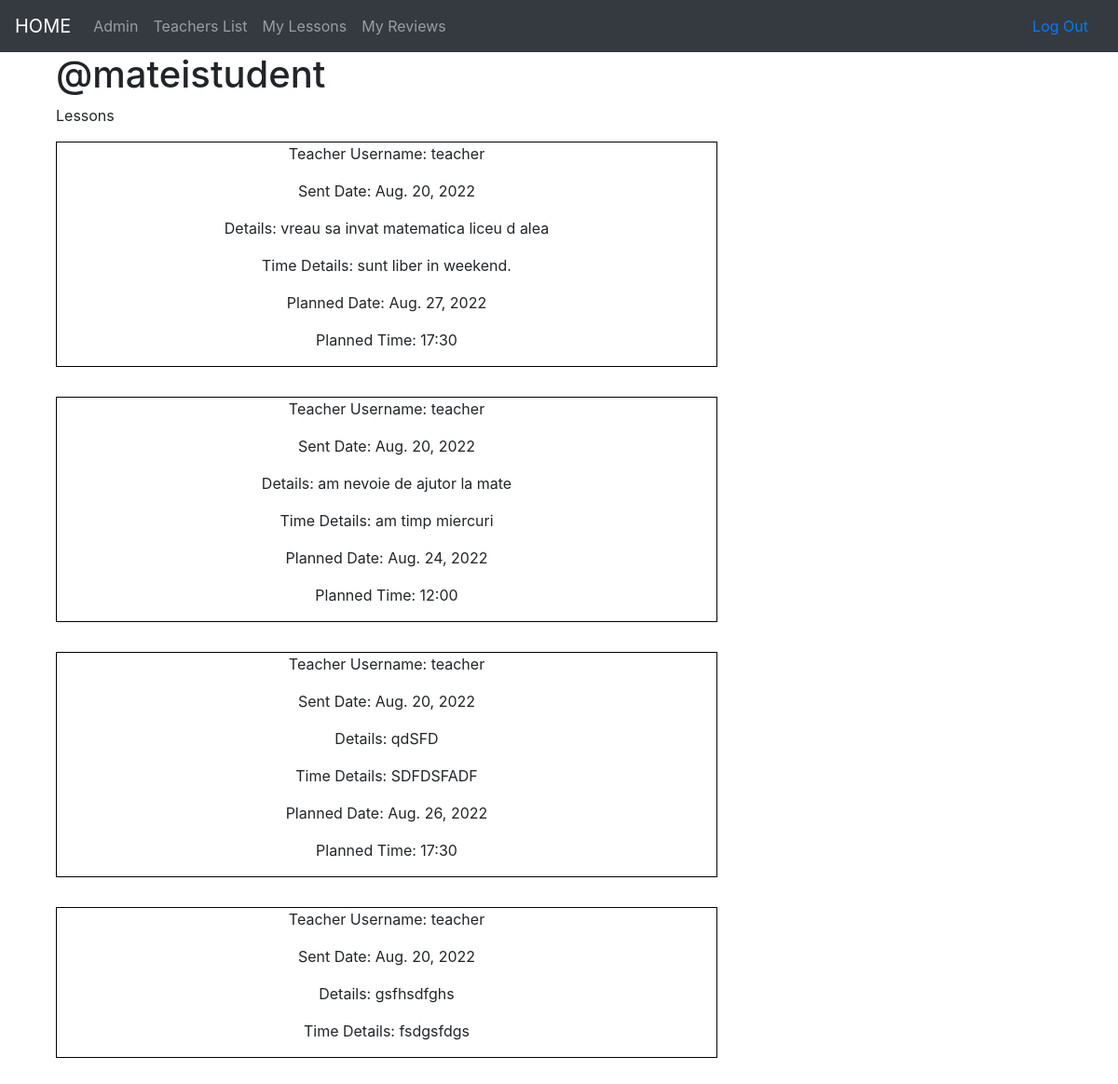
/lessons/s/8/ (signed in), run on an earlier commit of the app's database.
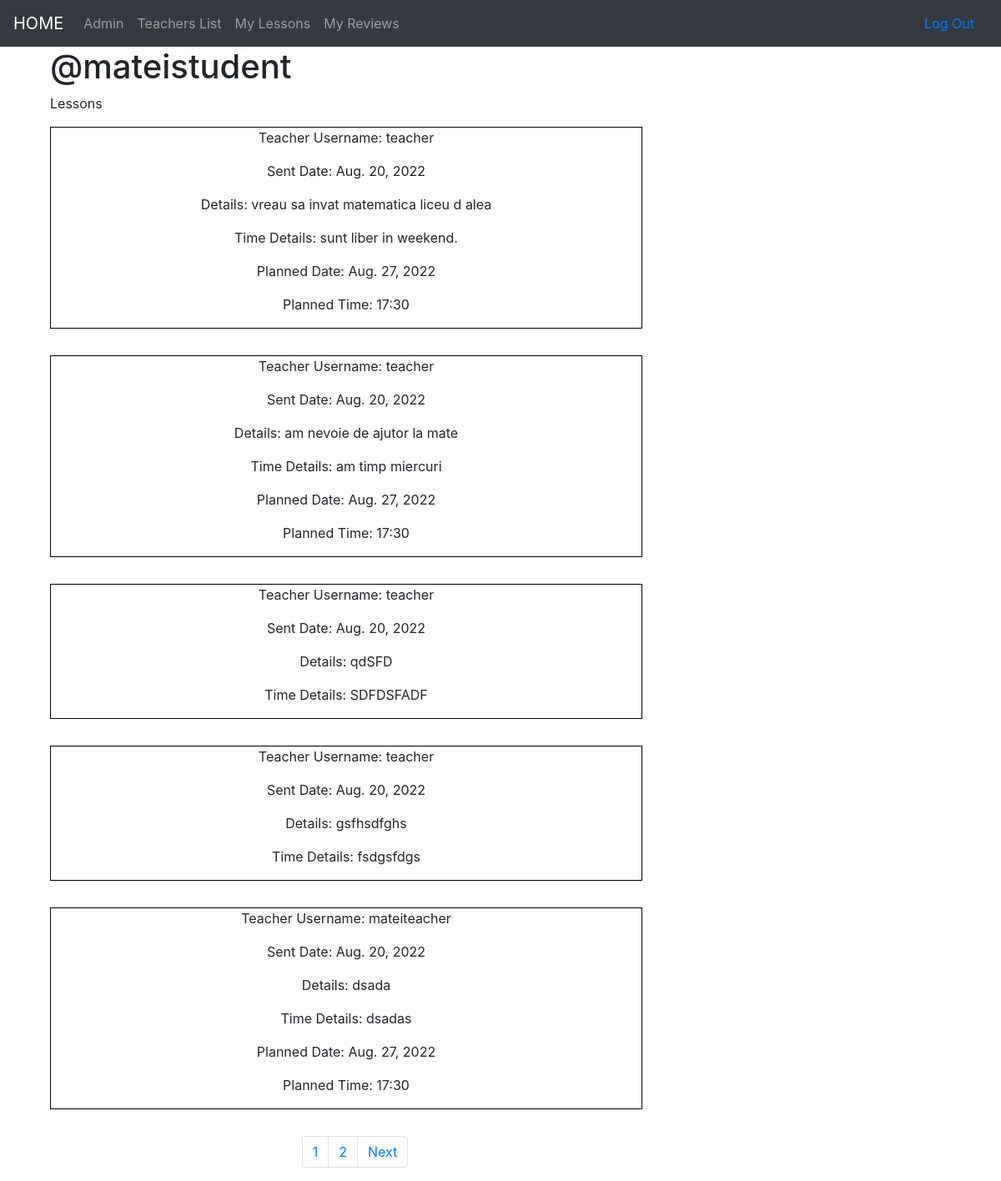
And on a later commit of the database.
### lessons/models.py (models this page shows, shortened)
class Lesson(models.Model):
    user = models.ForeignKey(User, on_delete=models.CASCADE)
    teacher = models.ForeignKey(Teacher, on_delete=models.CASCADE, null=True)
    sent_date = models.DateField(auto_now_add=True)
    accepted = models.BooleanField(default=False)
    planned_date = models.DateField(auto_now_add=False, null=True, blank=True)
    planned_time = models.CharField(max_length=164, null=True, blank=True)
    description = models.TextField()
    time_description = models.TextField(default="Sunt liber oricand.")
    class Meta:
        ordering = ["-sent_date"]

### accounts/models.py (models this page shows, shortened)
class Teacher(models.Model):
    user = models.OneToOneField(User, on_delete=models.CASCADE, primary_key=True)
    subject = models.ForeignKey(Subject, on_delete=models.SET_NULL, null=True)
    price = models.IntegerField(default=100)

class User(AbstractUser):
    phone_number = models.CharField(max_length=10,blank=False, validators=[phone_number_validator], unique=True)
    email = models.EmailField(unique=True)
    is_student = models.BooleanField(default=False)
    is_teacher = models.BooleanField(default=False)

### lessons/views.py (the view)
# urls.py: path('s/<int:pk>/', views.StudentLessons.as_view(), name='student_lessons'),
class StudentLessons(generic.ListView):
    model = Lesson
    template_name = 'lessons/student_lessons_list.html'
    paginate_by = 5
    def get_queryset(self):
        queryset = super(StudentLessons, self).get_queryset()
        queryset = queryset.filter(user=self.request.user)
        return queryset
    def get_context_data(self,**kwargs):
        context = super().get_context_data(**kwargs)
        context['user'] = self.request.user
        return context

### lessons/templates/lessons/student_lessons_list.html
{% extends "base.html" %}
{% block content %}
    <div class="col-md-4">
        <h1>@{{ user.username }}</h1>
        <p>Lessons</p>
    </div>
    <div class="col-md-8">
        {% for lesson in object_list  %}
            <div class="lessons_list_div">
                <p>Teacher Username: {{ lesson.teacher.user.username }}</p>
                <p>Sent Date: {{ lesson.sent_date }}</p>
                <p>Details: {{ lesson.description }}</p>
                <p>Time Details: {{ lesson.time_description }}</p>
                {% if lesson.accepted %}
                    <p>Planned Date: {{ lesson.planned_date }}</p>
                    <p>Planned Time: {{ lesson.planned_time }}</p>
                {% endif %}
            </div>
        {% endfor %}
        {% include "_pagination.html" %}
    </div>
{% endblock %}

What changed in the data, as far as the page shows it:
changed Lesson "am nevoie de ajutor la mate": planned_date "Aug. 24, 2022" → "Aug. 27, 2022"; planned_time "12:00" → "17:30"
changed Lesson "qdSFD": accepted True → False (drawn); planned_date "Aug. 26, 2022" → (not shown); planned_time "17:30" → (not shown)
added Lesson: teacher.user.username "mateiteacher", sent_date "Aug. 20, 2022", description "dsada", time_description "dsadas", planned_date "Aug. 27, 2022", planned_time "17:30"
Also different on the page:
new list line: "1"
new list line: "2"
text now shown: "Next"
